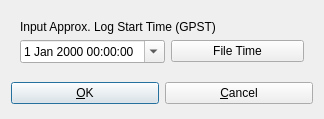
<?xml version="1.0" encoding="UTF-8"?>
<ui version="4.0">
 <class>StartDialog</class>
 <widget class="QWidget" name="StartDialog">
  <property name="geometry">
   <rect>
    <x>0</x>
    <y>0</y>
    <width>324</width>
    <height>119</height>
   </rect>
  </property>
  <property name="windowTitle">
   <string>Start Time</string>
  </property>
  <property name="toolTip">
   <string/>
  </property>
  <layout class="QVBoxLayout" name="verticalLayout">
   <item>
    <widget class="QWidget" name="panel1" native="true">
     <property name="toolTip">
      <string/>
     </property>
     <property name="text" stdset="0">
      <string/>
     </property>
     <layout class="QGridLayout" name="gridLayout">
      <item row="1" column="0">
       <widget class="QDateTimeEdit" name="tETime">
        <property name="toolTip">
         <string>Start date and time</string>
        </property>
        <property name="calendarPopup">
         <bool>true</bool>
        </property>
       </widget>
      </item>
      <item row="0" column="0" colspan="2">
       <widget class="QLabel" name="label1">
        <property name="toolTip">
         <string/>
        </property>
        <property name="text">
         <string>Input Approx. Log Start Time (GPST)</string>
        </property>
       </widget>
      </item>
      <item row="1" column="1">
       <widget class="QPushButton" name="btnFileTime">
        <property name="toolTip">
         <string>Set fiel creation time</string>
        </property>
        <property name="text">
         <string>File Time</string>
        </property>
       </widget>
      </item>
     </layout>
    </widget>
   </item>
   <item>
    <widget class="QWidget" name="widget" native="true">
     <layout class="QHBoxLayout" name="horizontalLayout">
      <property name="leftMargin">
       <number>0</number>
      </property>
      <property name="topMargin">
       <number>0</number>
      </property>
      <property name="rightMargin">
       <number>0</number>
      </property>
      <property name="bottomMargin">
       <number>0</number>
      </property>
      <item>
       <widget class="QPushButton" name="btnOk">
        <property name="toolTip">
         <string/>
        </property>
        <property name="text">
         <string>&amp;OK</string>
        </property>
        <property name="autoDefault">
         <bool>true</bool>
        </property>
        <property name="default">
         <bool>true</bool>
        </property>
       </widget>
      </item>
      <item>
       <widget class="QPushButton" name="btnCancel">
        <property name="toolTip">
         <string/>
        </property>
        <property name="text">
         <string>&amp;Cancel</string>
        </property>
       </widget>
      </item>
     </layout>
    </widget>
   </item>
  </layout>
 </widget>
 <resources/>
 <connections/>
</ui>
